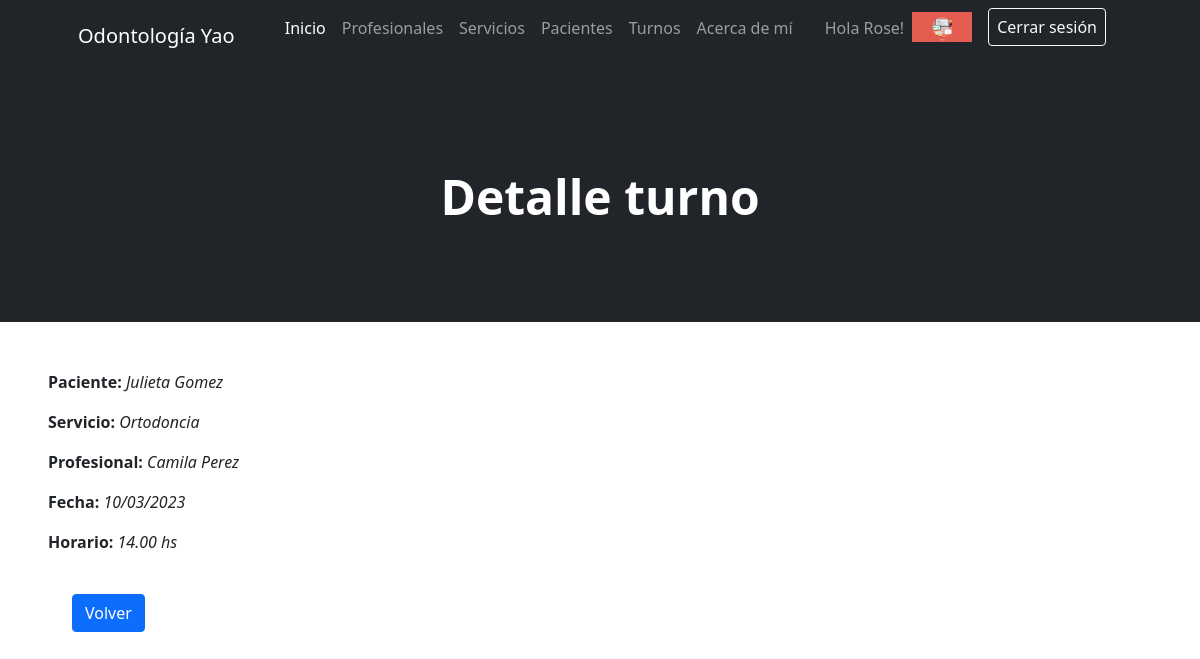
The page /AppOdonto/turno/2 (signed in) on the database its author committed.
### AppOdonto/models.py (models this page shows, shortened)
class Avatar(models.Model):
    usuario = models.ForeignKey(User, on_delete=models.CASCADE)
    imagen = models.ImageField(upload_to="avatares", null=True, blank=True)

class Turno(models.Model):
    paciente = models.CharField(max_length=40)
    servicio = models.CharField(max_length=25)
    profesional = models.CharField(max_length=25)
    fecha = models.CharField(max_length=10)
    horario = models.CharField(max_length=10)

### AppOdonto/views.py (the view)
# urls.py: path('turno/<int:pk>', TurnoDetail.as_view(), name="Turno Detail"),
class TurnoDetail(LoginRequiredMixin, DetailView):
    model = Turno

### AppOdonto/templates/AppOdonto/turno_detail.html (shortened to what this page needs)
{% extends "AppOdonto/padre.html" %}
{% block header %}
    <h1 class="display-5 fw-bolder text-white mb-2">Detalle turno</h1>
{% endblock %}
{% block formulario %}
<section class="m-5">
    <p><b>Paciente:</b> <i>{{turno.paciente}}</i></p>
    <p><b>Servicio:</b> <i>{{turno.servicio}}</i></p>
    <p><b>Profesional:</b> <i>{{turno.profesional}}</i></p>
    <p><b>Fecha:</b> <i>{{turno.fecha}}</i></p>
    <p><b>Horario:</b> <i>{{turno.horario}}</i></p> <br>
    <p>
        <a href="{% url 'Turno List' %}" class="btn btn-primary mx-4">Volver</a>
    </p>
</section>
{% endblock %}

### AppOdonto/templates/AppOdonto/padre.html (shortened to what this page needs)
<!DOCTYPE html>
<html lang="es">
    <head> {% load static %}
        <link href="https://cdn.jsdelivr.net/npm/bootstrap-icons@1.4.1/font/bootstrap-icons.css" rel="stylesheet" />
        <link href="{% static 'AppOdonto/css/styles.css' %}" rel="stylesheet" />
    </head>
    <body>
        <nav class="navbar navbar-expand-lg navbar-dark bg-dark">
            <div class="container px-5">
                <a class="navbar-brand" href="{% url 'Inicio' %}">Odontología Yao</a>
                <div class="collapse navbar-collapse" id="navbarSupportedContent">
                    <ul class="navbar-nav ms-auto mb-2 mb-lg-0">
                        <li class="nav-item"><a class="nav-link active" aria-current="page" href="{% url 'Inicio' %}">Inicio</a></li>
                        <li class="nav-item"><a class="nav-link" href="{% url 'Profesional List' %}">Profesionales</a></li>
                        <li class="nav-item"><a class="nav-link" href="{% url 'Servicio List' %}">Servicios</a></li>
                        <li class="nav-item"><a class="nav-link" href="{% url 'Paciente List' %}">Pacientes</a></li>
                        <li class="nav-item"><a class="nav-link" href="{% url 'Turno List' %}">Turnos</a></li>
                        <li class="nav-item"><a class="nav-link" href="{% url 'About' %}">Acerca de mí</a></li>
                        <li class="nav-item"><a class="nav-link">
                    {% if request.user.is_authenticated %}
                        <li class="nav-item"><p style="color:white"><a class="nav-link" href="{% url 'Editar Perfil' %}">Hola {{user.first_name}}!</a></p></li>
                        {% with user.avatar_set.first as miAvatar%}
                            {% if miAvatar %}
                        <li class="nav-item"><img src="{{miAvatar.imagen.url}}" alt="Imagen perfil" height="30px" class="my-1"></li>
                            {% endif %}
                        {% endwith %}
                        <li class="nav-item mx-3"><a class="btn btn-outline-light px-2" href="{% url 'Logout' %}">Cerrar sesión</a></li>
                    {% endif %}
                    </ul>
                </div>
            </div>
        </nav>
        <header class="bg-dark py-5">
            <div class="container px-5">
                <div class="row gx-5 justify-content-center">
                    <div class="col-lg-6">
                        <div class="text-center my-5">
                        {% block header %}{% endblock %}
                        </div>
                    </div>
                </div>
            </div>
        </header>
{% block formulario %}
{% endblock %}
    </body>
</html>

### rows shown on the page
Avatar: imagen (picture)
Turno: paciente "Julieta Gomez", servicio "Ortodoncia", profesional "Camila Perez", fecha "10/03/2023", horario "14.00 hs"

### other values the page prints
{{ user.first_name }} "Rose"
